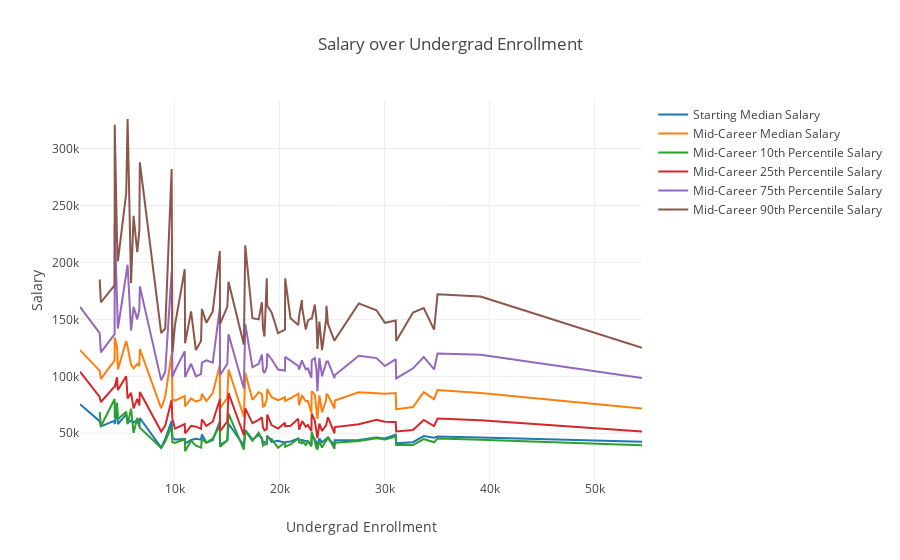

Notebook code for this chart:
### Code cell
info_enrollment= all_info.sort_values(by=['undergrad_enrollment'])
# trace = go.Scatter(x=rank_dp['rank'], y=rank_dp['Starting Median Salary'])
enrollment_trace_list = []
for i in info_enrollment.columns[3:9]:
    enrollment_trace_list.append(go.Scatter(x=info_enrollment['undergrad_enrollment'], y=info_enrollment[i], name = i))
    
layout = go.Layout(
    title='Salary over Undergrad Enrollment',
    xaxis = dict(title = 'Undergrad Enrollment'),
    yaxis = dict(title = 'Salary'),
)
fig = go.Figure(data=enrollment_trace_list, layout=layout)
py.offline.iplot(fig)

# trace_list

### Figure 1 — Plotly figure (JSON) as saved in the notebook; plotly's stock layout.template omitted (floating-point values rounded to 4 significant figures; data arrays with more than 128 entries replaced by an {"elided": "..."} marker saying what was removed)
{"data": [{"name": "Starting Median Salary", "type": "scatter", "uid": "64b0e532-d971-4e5d-8f14-84f6c22f7bbe", "x": {"elided": "268 int values"}, "y": {"elided": "268 int values"}}, {"name": "Mid-Career Median Salary", "type": "scatter", "uid": "500a4c62-88d7-4020-8c34-9da986b7be4d", "x": {"elided": "268 int values"}, "y": {"elided": "268 int values"}}, {"name": "Mid-Career 10th Percentile Salary", "type": "scatter", "uid": "11ef85d0-405d-4cd2-bd72-4d4c4765a400", "x": {"elided": "268 int values"}, "y": {"elided": "268 int values"}}, {"name": "Mid-Career 25th Percentile Salary", "type": "scatter", "uid": "69f713e4-de84-4365-81dd-301ff5b32ee0", "x": {"elided": "268 int values"}, "y": {"elided": "268 int values"}}, {"name": "Mid-Career 75th Percentile Salary", "type": "scatter", "uid": "f4e1498f-015d-4f96-acbf-760dda9e900a", "x": {"elided": "268 int values"}, "y": {"elided": "268 int values"}}, {"name": "Mid-Career 90th Percentile Salary", "type": "scatter", "uid": "7296e0b4-a3d3-4168-ba1f-309c5428051a", "x": {"elided": "268 int values"}, "y": {"elided": "268 int values"}}], "layout": {"title": "Salary over Undergrad Enrollment", "xaxis": {"title": "Undergrad Enrollment"}, "yaxis": {"title": "Salary"}}}
